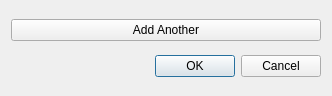
<?xml version="1.0" encoding="UTF-8"?>
<ui version="4.0">
    <class>KeyBindDialog</class>
    <widget class="QDialog" name="KeyBindDialog">
        <property name="geometry">
            <rect>
                <x>0</x>
                <y>0</y>
                <width>332</width>
                <height>96</height>
            </rect>
        </property>
        <property name="windowTitle">
            <string>Dialog</string>
        </property>
        <layout class="QVBoxLayout" name="verticalLayout">
            <item>
                <layout class="QHBoxLayout" name="horizontalLayoutButtons">
                    <item>
                        <widget class="QPushButton" name="pushButtonAddAnother">
                            <property name="text">
                                <string>Add Another</string>
                            </property>
                        </widget>
                    </item>
                </layout>
            </item>
            <item>
                <widget class="QDialogButtonBox" name="buttonBox">
                    <property name="orientation">
                        <enum>Qt::Horizontal</enum>
                    </property>
                    <property name="standardButtons">
                        <set>QDialogButtonBox::Cancel|QDialogButtonBox::Ok</set>
                    </property>
                </widget>
            </item>
        </layout>
    </widget>
    <resources/>
    <connections>
        <connection>
            <sender>buttonBox</sender>
            <signal>accepted()</signal>
            <receiver>KeyBindDialog</receiver>
            <slot>accept()</slot>
            <hints>
                <hint type="sourcelabel">
                    <x>248</x>
                    <y>254</y>
                </hint>
                <hint type="destinationlabel">
                    <x>157</x>
                    <y>274</y>
                </hint>
            </hints>
        </connection>
        <connection>
            <sender>buttonBox</sender>
            <signal>rejected()</signal>
            <receiver>KeyBindDialog</receiver>
            <slot>reject()</slot>
            <hints>
                <hint type="sourcelabel">
                    <x>316</x>
                    <y>260</y>
                </hint>
                <hint type="destinationlabel">
                    <x>286</x>
                    <y>274</y>
                </hint>
            </hints>
        </connection>
    </connections>
</ui>
